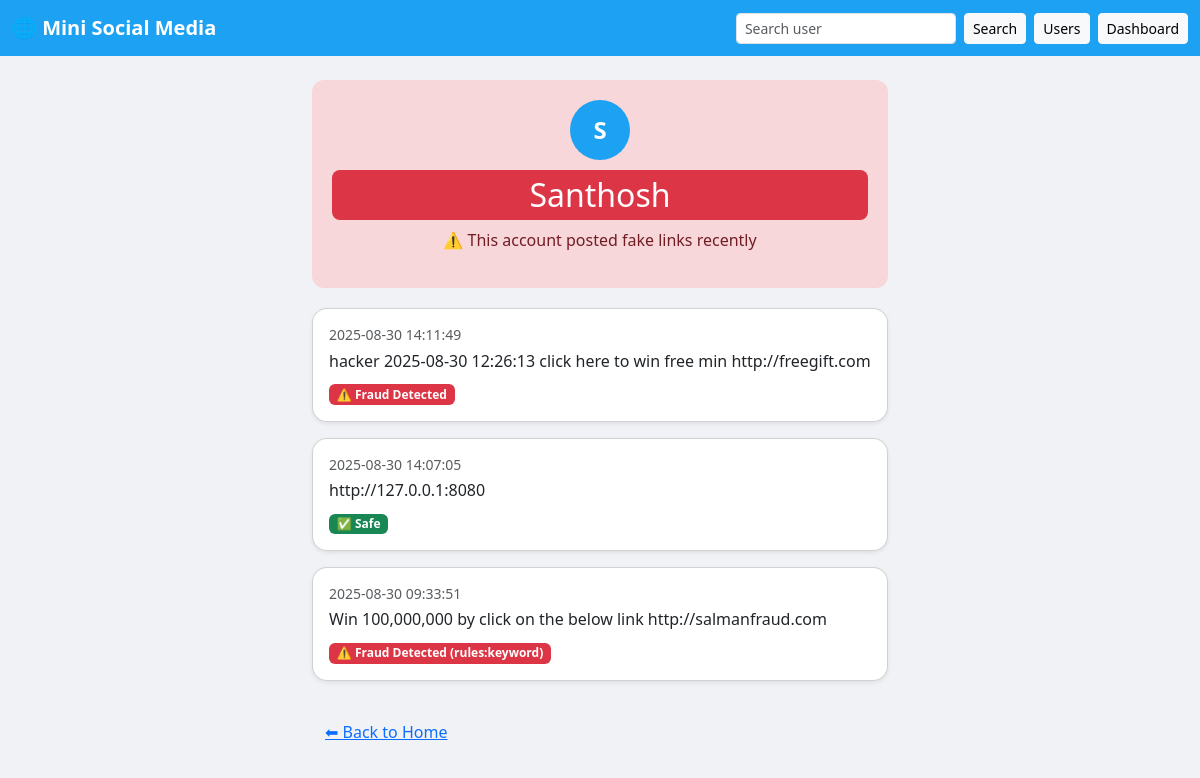
/profile/Santhosh, run on the app's committed database.
### tables this page shows
CREATE TABLE posts(
            id INTEGER PRIMARY KEY AUTOINCREMENT,
            username TEXT,
            text TEXT,
            timestamp TEXT,
            status TEXT
        );

### app.py (the view)
@app.route('/profile/<username>')
def profile(username):
    conn = sqlite3.connect(DB_PATH)
    c = conn.cursor()
    c.execute("SELECT text, timestamp, status FROM posts WHERE username=? ORDER BY id DESC", (username,))
    posts = c.fetchall()
    c.execute("SELECT status FROM users WHERE username=?", (username,))
    row = c.fetchone()
    conn.close()
    user_status = row[0] if row else "✅ Safe"
    return render_template("profile.html", username=username, posts=posts, user_status=user_status)

### templates/profile.html (shortened to what this page needs)
<!DOCTYPE html>
<html lang="en">
<head>
  <link href="https://cdn.jsdelivr.net/npm/bootstrap@5.3.0/dist/css/bootstrap.min.css" rel="stylesheet">
</head>
<body>
<nav class="navbar navbar-expand-lg">
  <div class="container-fluid">
    <a class="navbar-brand" href="/">🌐 Mini Social Media</a>
    <div class="d-flex">
      <form class="d-flex me-2" action="/search" method="get">
        <input class="form-control form-control-sm me-2" type="text" name="username" placeholder="Search user">
        <button class="btn btn-light btn-sm">Search</button>
      </form>
      <a class="btn btn-light btn-sm me-2" href="/users">Users</a>
      <a class="btn btn-light btn-sm" href="http://localhost:8501">Dashboard</a>
    </div>
  </div>
</nav>
<div class="container mt-4 feed">
  <div class="header {% if 'Fraud' in user_status or '🚨' in user_status or 'rules' in user_status %}fraud-header{% else %}safe-header{% endif %}">
    <div class="avatar">{{ username[0]|upper }}</div>
    <h2 {% if 'Fraud' in user_status or '🚨' in user_status or 'rules' in user_status %}
           style="background-color:#dc3545;color:white;padding:6px 12px;border-radius:8px;"
        {% endif %}>
      {{username}}
    </h2>
    {% if 'Fraud' in user_status or '🚨' in user_status or 'rules' in user_status %}
      <p>⚠️ This account posted fake links recently</p>
    {% else %}
      <p>✅ This account looks safe</p>
    {% endif %}
  </div>
  {% if posts %}
    {% for text, time, status in posts %}
    <div class="card shadow-sm mb-3 post-card">
      <div class="card-body">
        <h6 class="mb-1"><small class="text-muted">{{time}}</small></h6>
        <p class="mb-2">{{text}}</p>
        {% if "Fraud" in status or "🚨" in status or "Red" in status %}
          <span class="badge bg-danger">{{status}}</span>
        {% elif "Safe" in status or "✅" in status %}
          <span class="badge bg-success">{{status}}</span>
        {% else %}
          <span class="badge bg-secondary">{{status}}</span>
        {% endif %}
      </div>
    </div>
    {% endfor %}
  {% else %}
    <p class="text-muted text-center">No posts yet.</p>
  {% endif %}
  <a href="/" class="btn btn-link mt-3">⬅ Back to Home</a>
</div>
</body>
</html>

### templates/profile.html (style rules this page uses)
body { background-color: #f0f2f5; font-family: "Segoe UI", Roboto, Helvetica, Arial, sans-serif; }
.navbar { background-color: #1da1f2; }
.navbar-brand { font-weight: bold; color: white !important; }
.feed { max-width: 600px; margin: 0 auto; }
.post-card { border-radius: 15px; transition: transform 0.1s ease-in-out; }
.header { text-align: center; padding: 20px; border-radius: 12px; margin-bottom: 20px; }
.fraud-header { background-color: #f8d7da; color: #721c24; }
.avatar { width: 60px; height: 60px; border-radius: 50%; background: #1da1f2; color: white; display: flex; align-items: center; justify-content: center; font-weight: bold; font-size: 24px; margin: 0 auto 10px auto; }

### data on the page
posts: timestamp "2025-08-30 14:11:49", text "hacker 2025-08-30 12:26:13 click here to win free min http://freegift.com", status "⚠️ Fraud Detected"
posts: timestamp "2025-08-30 14:07:05", text "http://127.0.0.1:8080", status "✅ Safe"
posts: timestamp "2025-08-30 09:33:51", text "Win 100,000,000 by click on the below link http://salmanfraud.com", status "⚠️ Fraud Detected (rules:keyword)"

### other printed values
{{ username[0]|upper }} "S"
{{ username }} "Santhosh"
